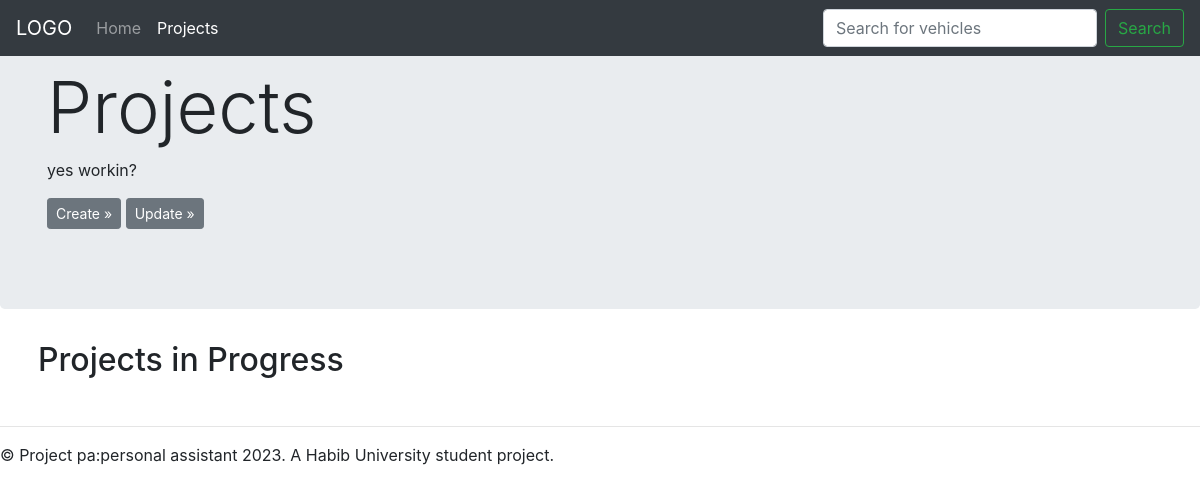
/pa/projects, run on an earlier commit of the app's database.
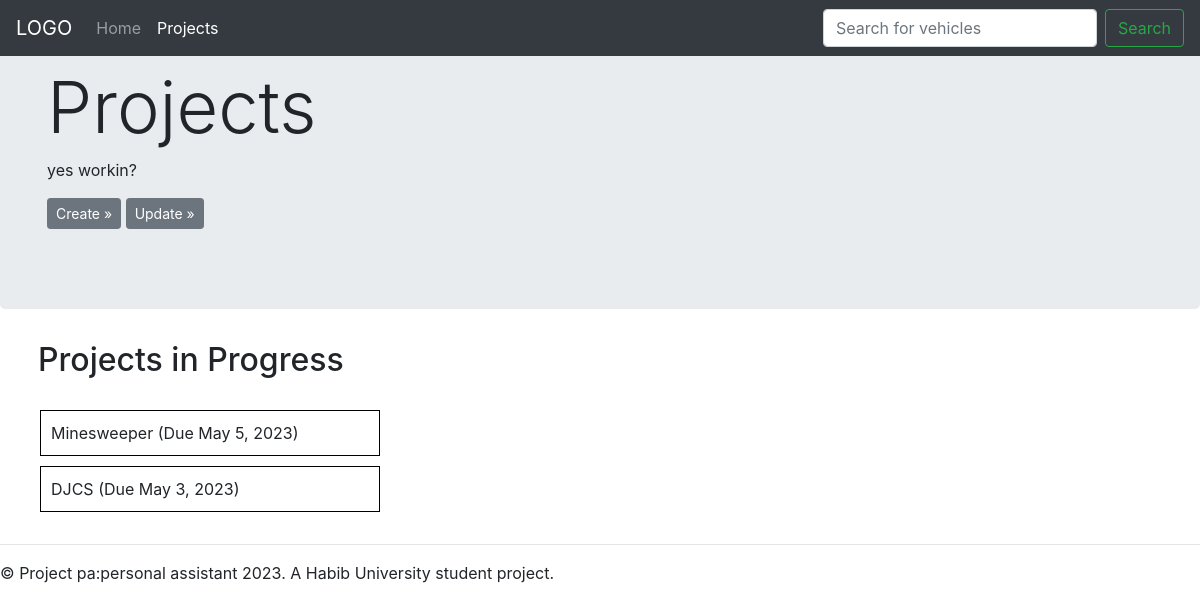
And on a later commit of the database.
### pa/models.py (models this page shows, shortened)
class UserModel(models.Model):
    user_id = models.AutoField(primary_key=True, db_column='id')
    username = models.CharField(max_length=20, null=False, blank=False)
    email = models.CharField(max_length=40, null=False, blank=False)
    class Meta:
        db_table = "pa_user_model"

class ProjectModel(models.Model):
    project_id = models.AutoField(primary_key=True, db_column='id')
    title = models.CharField(max_length=20, null=False, blank=False)
    created_by = models.ForeignKey(UserModel, null=False, on_delete=models.CASCADE, related_name='created_by')
    created_at = models.DateTimeField(default=now, null=False, blank=False)
    deadline = models.DateField(null=False, blank=False)
    class Meta:
        db_table = "pa_project_model"

### pa/views.py (the view)
# urls.py: path('projects', views.view_projects, name='projects'),
def view_projects(request):
    template = loader.get_template('projects.html')
    projects = ProjectModel.objects.order_by('-title')
    all_projects = []
    for project in projects:
        obj ={
            'project_id': project.project_id,
            'title': project.title,
            'created_by': project.created_by,
            'created_at': project.created_at,
            'deadline': project.deadline
        }
        all_projects.append(obj)
    context = {
        "navbar": "projects",
        "projects": all_projects
    }
    return HttpResponse(template.render(context, request))

### pa/templates/projects.html (shortened to what this page needs)
<!DOCTYPE html>
{% include 'header.html' %}
<main role="main">
    <body>
    <div class="jumbotron">
        <div class="container">
            <h1 class="display-3" >Projects</h1>
            <p>
                yes workin?
            </p>
            <p><a class="btn btn-secondary btn-sm" href="/pa/projects/create" role="button">Create &raquo;</a>
                <a class="btn btn-secondary btn-sm" href="/pa/projects/update" role="button">Update &raquo;</a></p>
        </div>
    </div>
    <div class="project-list">
        <div class="row">
            <div class="col-md-4">
                <h2>Projects in Progress</h2>
                <div class="text-center">
                <ul>
                    {%for p in projects%}
                    <li>
                        {{p.title}}
                        (Due {{p.deadline}})
                    </li>
                    {%endfor%}
                </ul>
                </div>
            </div>
        </div>
        <hr>
    </div>
</body>
</main>
{% include 'footer.html' %}

What changed in the data, as far as the page shows it:
added UserModel: title "Minesweeper", deadline "May 5, 2023"
added UserModel: title "DJCS", deadline "May 3, 2023"
